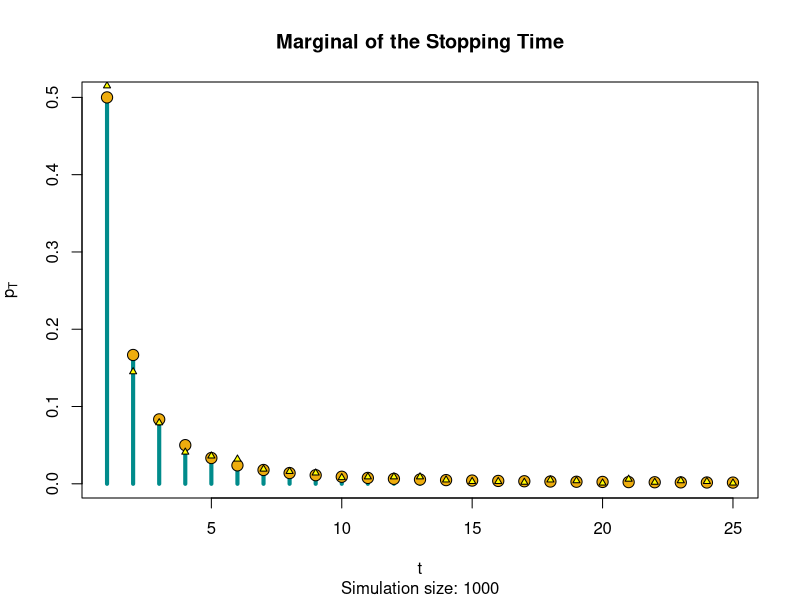
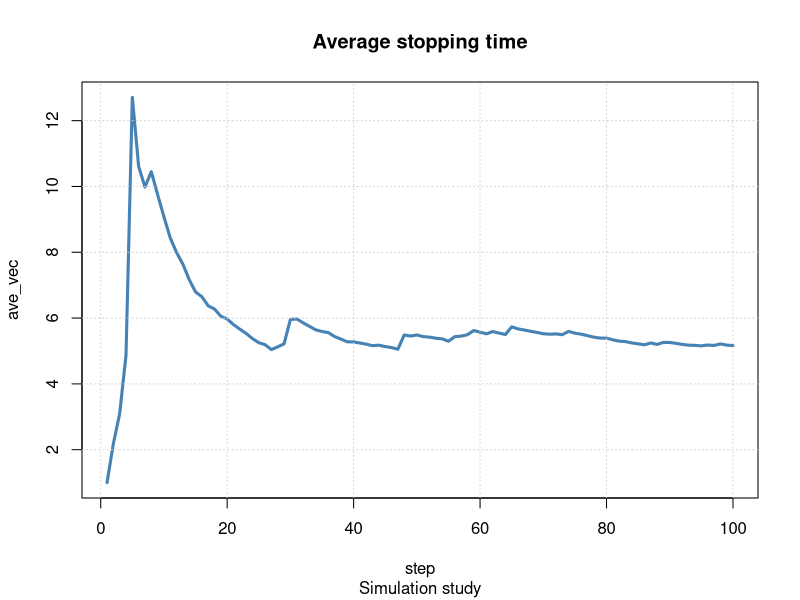

Generate these figures, in order, with R:
# Homework 1 of Statistcs for Data Science
# Accademic year: 2022/2023
# Authors: Barba Paolo, Candi Matteo
rm(list=ls())

# Exercise 1 Stopping time   ----------------------------- 
######### Brutti's code############################
M <- 1000             # simulation size
t_data <- rep(NA, M)   # pre-alloc the data structure (simple vector)
for (m in 1:M){
  x <- runif(1)    # sampling the threshold value
  y <- runif(1)    # first process value
  t <- 1
  while (y > x) {
    t <- t + 1
    y <- runif(1)  # no memory
  }
  t_data[m] <- t   # save
}
p_hat <- proportions( table( t_data ) )


# True marginal PMF of T
pT <- function(t)  1/(t*(t+1))

# Plot it zooming in between t = 1 and t = 25
t_seq <- 1:25

# True PMF of T
plot(t_seq, pT(t_seq), 
     type = "h",
     lwd = 4,
     col = "cyan4",
     ylab = expression(p[T]),
     xlab = "t",
     main = "Marginal of the Stopping Time",
     sub = paste("Simulation size:", M))

points(t_seq, pT(t_seq), pch = 21, 
       col = "black", bg = "darkgoldenrod2", cex = 1.5)

# Simulative approximation to the PMF of T
points(t_seq, p_hat[t_seq], pch = 24, 
       col = "black", bg = "yellow", cex = .7)


step_size = 10
ave_step  = seq(1, length(t_data), step_size)
ave_vec = rep(NA, length(ave_step))

t <- 0
for (i in ave_step){
  t <- t + 1
  ave_vec[t] = mean( t_data[1:i] )
}


plot(ave_vec , main = "Average stopping time",
     xlab = "step", ylam = "Averege stopping time",
     sub = "Simulation study", col = "steelblue" , type = "l" , lwd =3)
grid()

#Comments:











